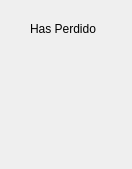
<?xml version="1.0" encoding="UTF-8"?>
<ui version="4.0">
 <class>PooLoss</class>
 <widget class="QDialog" name="PooLoss">
  <property name="geometry">
   <rect>
    <x>0</x>
    <y>0</y>
    <width>132</width>
    <height>169</height>
   </rect>
  </property>
  <property name="windowTitle">
   <string>Dialog</string>
  </property>
  <widget class="QLabel" name="label">
   <property name="geometry">
    <rect>
     <x>30</x>
     <y>20</y>
     <width>91</width>
     <height>17</height>
    </rect>
   </property>
   <property name="text">
    <string>Has Perdido</string>
   </property>
  </widget>
  <widget class="QLabel" name="label_2">
   <property name="geometry">
    <rect>
     <x>50</x>
     <y>50</y>
     <width>67</width>
     <height>81</height>
    </rect>
   </property>
   <property name="text">
    <string/>
   </property>
   <property name="pixmap">
    <pixmap resource="Sprites/resource.qrc">:/Poo_Ghost.gif</pixmap>
   </property>
  </widget>
 </widget>
 <resources>
  <include location="Sprites/resource.qrc"/>
 </resources>
 <connections/>
</ui>
